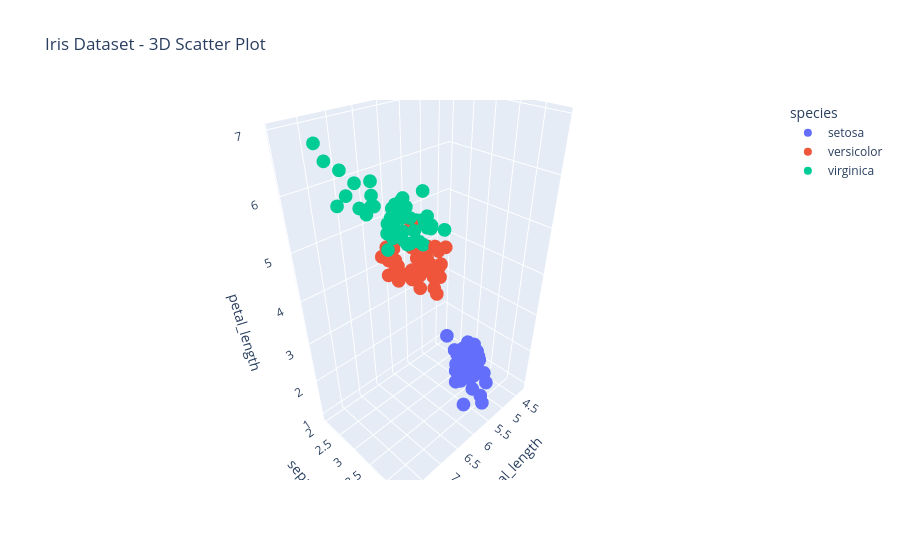

Notebook code for this chart:
### Markdown cell above
### **8. 3D Scatter Plot**

### Code cell
df = sns.load_dataset('iris')

fig = px.scatter_3d(df, x='sepal_length', y='sepal_width', z='petal_length', color='species',title='Iris Dataset - 3D Scatter Plot')
fig.write_image('plots/iris_scatter_3d.png')
fig.show()

### Figure 1 — Plotly figure (JSON) as saved in the notebook; plotly's stock layout.template omitted (floating-point values rounded to 4 significant figures)
{"data": [{"hovertemplate": "species=setosa<br>sepal_length=%{x}<br>sepal_width=%{y}<br>petal_length=%{z}<extra></extra>", "legendgroup": "setosa", "marker": {"color": "#636efa", "symbol": "circle"}, "mode": "markers", "name": "setosa", "scene": "scene", "showlegend": true, "type": "scatter3d", "x": [5.1, 4.9, 4.7, 4.6, 5, 5.4, 4.6, 5, 4.4, 4.9, 5.4, 4.8, 4.8, 4.3, 5.8, 5.7, 5.4, 5.1, 5.7, 5.1, 5.4, 5.1, 4.6, 5.1, 4.8, 5, 5, 5.2, 5.2, 4.7, 4.8, 5.4, 5.2, 5.5, 4.9, 5, 5.5, 4.9, 4.4, 5.1, 5, 4.5, 4.4, 5, 5.1, 4.8, 5.1, 4.6, 5.3, 5], "y": [3.5, 3, 3.2, 3.1, 3.6, 3.9, 3.4, 3.4, 2.9, 3.1, 3.7, 3.4, 3, 3, 4, 4.4, 3.9, 3.5, 3.8, 3.8, 3.4, 3.7, 3.6, 3.3, 3.4, 3, 3.4, 3.5, 3.4, 3.2, 3.1, 3.4, 4.1, 4.2, 3.1, 3.2, 3.5, 3.6, 3, 3.4, 3.5, 2.3, 3.2, 3.5, 3.8, 3, 3.8, 3.2, 3.7, 3.3], "z": [1.4, 1.4, 1.3, 1.5, 1.4, 1.7, 1.4, 1.5, 1.4, 1.5, 1.5, 1.6, 1.4, 1.1, 1.2, 1.5, 1.3, 1.4, 1.7, 1.5, 1.7, 1.5, 1, 1.7, 1.9, 1.6, 1.6, 1.5, 1.4, 1.6, 1.6, 1.5, 1.5, 1.4, 1.5, 1.2, 1.3, 1.4, 1.3, 1.5, 1.3, 1.3, 1.3, 1.6, 1.9, 1.4, 1.6, 1.4, 1.5, 1.4]}, {"hovertemplate": "species=versicolor<br>sepal_length=%{x}<br>sepal_width=%{y}<br>petal_length=%{z}<extra></extra>", "legendgroup": "versicolor", "marker": {"color": "#EF553B", "symbol": "circle"}, "mode": "markers", "name": "versicolor", "scene": "scene", "showlegend": true, "type": "scatter3d", "x": [7, 6.4, 6.9, 5.5, 6.5, 5.7, 6.3, 4.9, 6.6, 5.2, 5, 5.9, 6, 6.1, 5.6, 6.7, 5.6, 5.8, 6.2, 5.6, 5.9, 6.1, 6.3, 6.1, 6.4, 6.6, 6.8, 6.7, 6, 5.7, 5.5, 5.5, 5.8, 6, 5.4, 6, 6.7, 6.3, 5.6, 5.5, 5.5, 6.1, 5.8, 5, 5.6, 5.7, 5.7, 6.2, 5.1, 5.7], "y": [3.2, 3.2, 3.1, 2.3, 2.8, 2.8, 3.3, 2.4, 2.9, 2.7, 2, 3, 2.2, 2.9, 2.9, 3.1, 3, 2.7, 2.2, 2.5, 3.2, 2.8, 2.5, 2.8, 2.9, 3, 2.8, 3, 2.9, 2.6, 2.4, 2.4, 2.7, 2.7, 3, 3.4, 3.1, 2.3, 3, 2.5, 2.6, 3, 2.6, 2.3, 2.7, 3, 2.9, 2.9, 2.5, 2.8], "z": [4.7, 4.5, 4.9, 4, 4.6, 4.5, 4.7, 3.3, 4.6, 3.9, 3.5, 4.2, 4, 4.7, 3.6, 4.4, 4.5, 4.1, 4.5, 3.9, 4.8, 4, 4.9, 4.7, 4.3, 4.4, 4.8, 5, 4.5, 3.5, 3.8, 3.7, 3.9, 5.1, 4.5, 4.5, 4.7, 4.4, 4.1, 4, 4.4, 4.6, 4, 3.3, 4.2, 4.2, 4.2, 4.3, 3, 4.1]}, {"hovertemplate": "species=virginica<br>sepal_length=%{x}<br>sepal_width=%{y}<br>petal_length=%{z}<extra></extra>", "legendgroup": "virginica", "marker": {"color": "#00cc96", "symbol": "circle"}, "mode": "markers", "name": "virginica", "scene": "scene", "showlegend": true, "type": "scatter3d", "x": [6.3, 5.8, 7.1, 6.3, 6.5, 7.6, 4.9, 7.3, 6.7, 7.2, 6.5, 6.4, 6.8, 5.7, 5.8, 6.4, 6.5, 7.7, 7.7, 6, 6.9, 5.6, 7.7, 6.3, 6.7, 7.2, 6.2, 6.1, 6.4, 7.2, 7.4, 7.9, 6.4, 6.3, 6.1, 7.7, 6.3, 6.4, 6, 6.9, 6.7, 6.9, 5.8, 6.8, 6.7, 6.7, 6.3, 6.5, 6.2, 5.9], "y": [3.3, 2.7, 3, 2.9, 3, 3, 2.5, 2.9, 2.5, 3.6, 3.2, 2.7, 3, 2.5, 2.8, 3.2, 3, 3.8, 2.6, 2.2, 3.2, 2.8, 2.8, 2.7, 3.3, 3.2, 2.8, 3, 2.8, 3, 2.8, 3.8, 2.8, 2.8, 2.6, 3, 3.4, 3.1, 3, 3.1, 3.1, 3.1, 2.7, 3.2, 3.3, 3, 2.5, 3, 3.4, 3], "z": [6, 5.1, 5.9, 5.6, 5.8, 6.6, 4.5, 6.3, 5.8, 6.1, 5.1, 5.3, 5.5, 5, 5.1, 5.3, 5.5, 6.7, 6.9, 5, 5.7, 4.9, 6.7, 4.9, 5.7, 6, 4.8, 4.9, 5.6, 5.8, 6.1, 6.4, 5.6, 5.1, 5.6, 6.1, 5.6, 5.5, 4.8, 5.4, 5.6, 5.1, 5.1, 5.9, 5.7, 5.2, 5, 5.2, 5.4, 5.1]}], "layout": {"legend": {"title": {"text": "species"}, "tracegroupgap": 0}, "scene": {"domain": {"x": [0, 1], "y": [0, 1]}, "xaxis": {"title": {"text": "sepal_length"}}, "yaxis": {"title": {"text": "sepal_width"}}, "zaxis": {"title": {"text": "petal_length"}}}, "title": {"text": "Iris Dataset - 3D Scatter Plot"}}}
